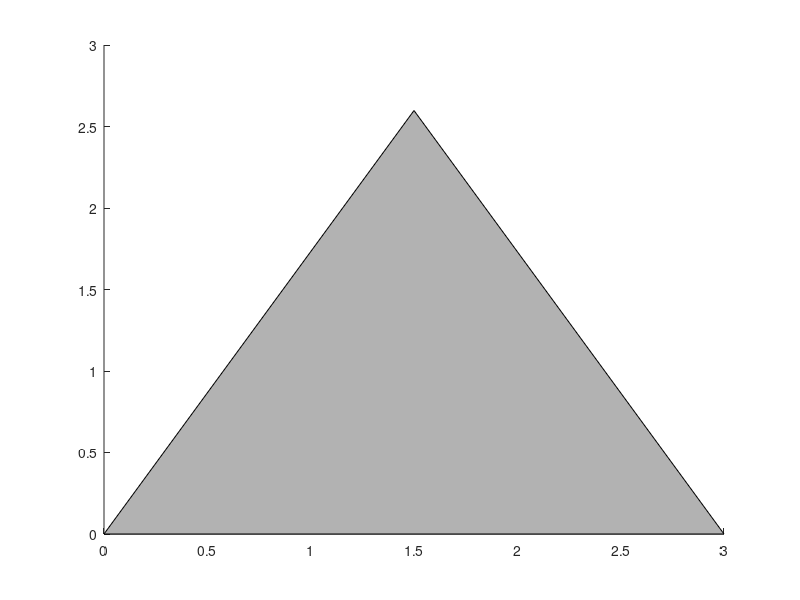

The MATLAB script that drew this image: (Note: this script raises an error after producing the figure.)
% Plot an evolving Sierpinski triangle

clear all;

% Input:
L = 4; % max iteration level
sca = 3; % scaling factor
pltfull = 1; % plot the attractor?
%filcol = 'r';
filcol = 0.7*[ 1, 1, 1 ]; % grey = color of the fill
phi = [ 0.5, 0.5, 0.5 ];
p = [ 0, 1, (1+sqrt(3)*i)/2 ];
S = 0;

% Generate and plot;
clf;
hold on;
fill(sca*real(p), sca*imag(p), filcol, 'LineWidth', 0.2);
for l = 1:L
	%display(l)
	pts = IFS(l, phi, p, S);
	N = length(pts);
	mrk = 1.125*l;
	for n = 1:N
		pn = sca*(mrk + pts(n) + p/(2^l));
		fill(real(pn), imag(pn), filcol, 'LineWidth', 0.2);
	end
end
if (pltfull)
	pts = IFS(12, phi, p, S);
	mrk = 1.125*L + 1.5;
	plot(sca*(mrk + real(pts)), sca*imag(pts), 'k.', 'Markersize', 1);
	%plot(sca*(mrk + [real(p), 0]), sca*[imag(p), 0], 'k-', 'LineWidth', 0.2);
	plot(sca*(mrk - [ 0.4, 0.25, 0.1 ]), sca*[ 1, 1, 1 ]*sqrt(3)/4, '.', 'Markersize', 9, 'Color', filcol/2);
	xmax = sca*(1.125*L + 2.5);
else
	xmax = sca*(1.125*L + 1);
end

% Set axes:
axis equal;
axis(SetAxes([ sca*p, xmax ], 20));
axis off;
hold off;
set(gcf, 'units', 'normalized', 'outerposition', [0 0 1 1]);
axis equal;

% Save;
sv = input('Save? 0/1 = ');
%{
if (sv)
	set(gcf, 'Color', 'w');
	export_fig tmp -jpg -m6 -painters;
	display('Plot saved to tmp.jpg.');
end
%}
if (sv)
	addpath('..\..\Open Source\export_fig\');
	export_fig p00066e_Sierpinski -png -transparent -m3;
	%addpath('..\..\Open Source\plot2svg\');
	%plot2svg('p00066e_Sierpinski.svg');
end